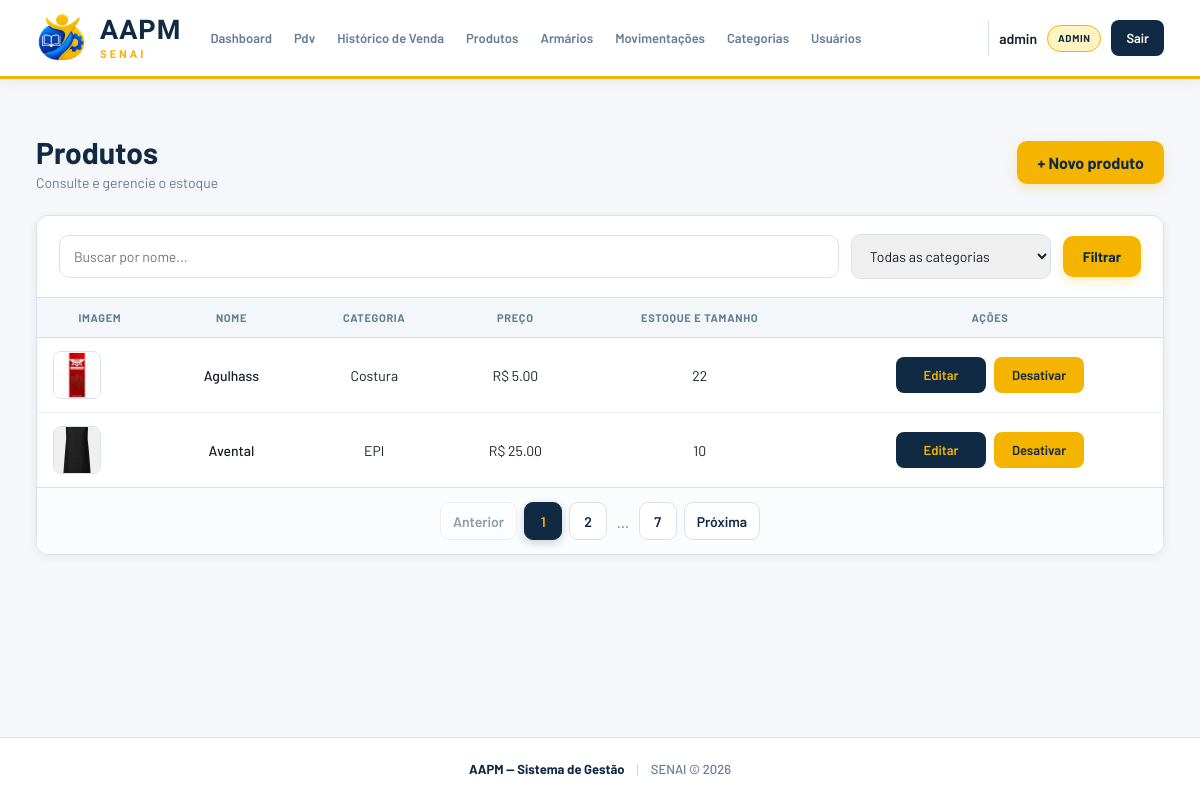
The page /produtos/ (signed in) on the database its author committed.
### app/models/produto.py (models this page shows, shortened)
class Produto(Base):
    __tablename__ = "produtos"
    id = Column(Integer, primary_key=True, autoincrement=True, index=True)
    nome = Column(String(150), nullable=False, index=True)
    preco = Column(Float, nullable=False, default=0.0)
    estoque_atual = Column(Integer, nullable=False, default=0)
    ativo = Column(Boolean, default=True)
    imagem_path = Column(String(255), nullable=True)
    categoria_id = Column(Integer, ForeignKey("categorias.id", ondelete="SET NULL"), nullable=True)
    categoria = relationship("Categoria", back_populates="produtos")
    tamanhos  = relationship("ProdutoTamanho", back_populates="produto", cascade="all, delete-orphan")

### app/models/categoria.py (models this page shows)
class Categoria(Base):
    __tablename__ = "categorias"
    id = Column(Integer, primary_key=True,autoincrement=True, index=True)
    nome = Column(String(100), nullable=False, unique=True)
    ativo = Column(Boolean, default=True)
    produtos = relationship("Produto", back_populates="categoria", lazy="select")

### app/controllers/produto_controller.py (the view)
@router.get("/")
def listar_produtos(
    request: Request,
    busca: str = "",
    categoria_id: int = 0,
    page: int = 1,
    db: Session = Depends(get_db),
    usuario = Depends(get_usuario_logado)
):
    query = db.query(Produto)
    if usuario['role'] != 'admin':
        query = query.filter(Produto.ativo == True)
    if busca:
        query = query.filter(Produto.nome.ilike(f"%{busca}%"))
    if categoria_id:
        query = query.filter(Produto.categoria_id == categoria_id)
    produtos, pagination = paginate(query.order_by(Produto.nome), page)
    categorias = db.query(Categoria).filter(Categoria.ativo == True).all()
    return templates.TemplateResponse(
        request,
        "produtos/index.html",
        {
            "request":      request,
            "usuario":      usuario,
            "produtos":     produtos,
            "categorias":   categorias,
            "pagination":   pagination,
            "busca":        busca,
            "categoria_id": categoria_id,
        }
    )

### app/templates/produtos/index.html (shortened to what this page needs)
{% extends "base.html" %}
{% block extra_css %}
<link rel="stylesheet" href="/static/css/pro-index.css">
<link rel="stylesheet" href="/static/css/list-filter.css?v=1">
<link rel="stylesheet" href="/static/css/list-pages.css?v=1">
{% endblock %}
{% block conteudo %}
<div class="page-header">
  <div>
    <h1 class="page-title">Produtos</h1>
    <p class="page-subtitle">Consulte e gerencie o estoque</p>
  </div>
  {% if usuario['role'] == 'admin' %}
  <a href="/produtos/novo" class="btn-primary">+ Novo produto</a>
  {% endif %}
</div>
<div class="card">
  <form method="get" action="/produtos" class="list-filter">
    <input type="text" name="busca" class="form-input list-filter__search" placeholder="Buscar por nome..." value="{{ busca }}">
    <select name="categoria_id" class="form-input form-select list-filter__select">
      <option value="0">Todas as categorias</option>
    </select>
    <button type="submit" class="btn-primary">
      Filtrar
    </button>
  </form>
  <div class="table-wrapper">
    <table class="table">
      <thead>
        <tr>
          <th>Imagem</th>
          <th>Nome</th>
          <th>Categoria</th>
          <th>Preço</th>
          <th>Estoque e Tamanho</th>
          {% if usuario['role'] == 'admin' %}
          <th>Ações</th>
          {% endif %}
        </tr>
      </thead>
      <tbody>
        {% for p in produtos | sort(attribute='nome', case_sensitive=false) %}
        <tr>
          <td>
            <img src="{{ url_for('static', path=p.imagem_path if p.imagem_path else 'img/sem-foto.png') }}"
              alt="{{ p.nome }}" width="48" height="48">
          </td>
          <td class="produto-nome">
            {{ p.nome }}
          </td>
          <td>
            {{ p.categoria.nome if p.categoria else "—" }}
          </td>
          <td>
            R$ {{ "%.2f"|format(p.preco) }}
          </td>
          <td class="estoque-produto">
            {% if p.tamanhos %}
            <button type="button" class="btn-table" onclick="abrirTamanhos({{ p.id }})">
              Ver tamanhos
            </button>
            <div id="tamanhos-{{ p.id }}" class="produto-tamanhos" style="display:none">
              {% for t in p.tamanhos %}
              <div class="tamanho-info">
                <strong>
                  {{ t.tamanho }}
                </strong>
                <span class="tamanho-estoque">
                  {{ t.estoque }} un.
                </span>
              </div>
              {% endfor %}
            </div>
            {% else %}
            {{ p.estoque_atual }}
            {% endif %}
          </td>
          {% if usuario['role'] == 'admin' %}
          <td class="td-actions">
            <div class="actions-group">
              <a href="/produtos/{{ p.id }}/editar" class="btn-table">
                Editar
              </a>
              <form action="/produtos/{{ p.id }}/desativar" method="post" data-confirm-form data-confirm-title="Tem certeza?" data-confirm-message="Tem certeza que deseja {{ 'desativar' if p.ativo else 'ativar' }} este produto?" data-confirm-label="{{ 'Desativar' if p.ativo else 'Ativar' }}">
                <button type="submit" class="btn-table btn-table--warn">
                  {% if p.ativo %}
                  Desativar
                  {% else %}
                  Ativar
                  {% endif %}
                </button>
              </form>
            </div>
          </td>
          {% endif %}
        </tr>
        {% endfor %}
      </tbody>
    </table>
  </div>
  {% include "paginacao/index.html" %}
</div>
{% endblock %}

### app/static/css/base.css (style rules this page uses)
* { margin: 0; padding: 0; box-sizing: border-box; }
html { scroll-behavior: smooth; }
body { min-height: 100vh; display: flex; flex-direction: column; font-family: "Barlow", sans-serif; background: var(--fundo); color: var(--texto); -webkit-font-smoothing: antialiased; text-rendering: optimizeLegibility; }
:root { --azul: #102A43; --azul-2: #243B53; --azul-3: #486581; --laranja: #F5B400; --laranja-2: #D99F00; --laranja-claro: #FFF3C4; --branco: #FFFFFF; --fundo: #F5F7FA; --fundo-card: #FFFFFF; --texto: #17202A; --texto-secundario: #627D98; --borda: #D9E2EC; --verde: #2F855A; --vermelho: #C53030; --sombra: 0 5px 20px rgba(16, 42, 67, 0.08); --sombra-hover: 0 10px 28px rgba(16, 42, 67, 0.14); --radius: 12px; }
button, input, select, textarea { font-family: inherit; }
button { cursor: pointer; }
a { color: inherit; }
img { max-width: 100%; display: block; }

### app/static/css/pro-index.css (style rules this page uses)
.page-title { font-size: 32px; font-weight: 700; color: var(--azul); }
.page-subtitle { color: var(--texto-secundario); margin-top: 4px; }
.produto-nome { color: var(--texto); font-weight: 500; }
.card { background: var(--branco); border: 1px solid var(--borda); border-radius: 12px; padding: 25px; box-shadow: 0 3px 12px rgba(16, 42, 67, 0.08); }
.card form { display: flex; gap: 12px; flex-wrap: wrap; align-items: center; margin-bottom: 25px; padding: 0; background: none; box-shadow: none; }
.form-input { padding: 12px 14px; border: 1px solid var(--borda); border-radius: 10px; font-size: 14px; }
.form-select { cursor: pointer; }
.btn-primary { display: inline-flex; align-items: center; justify-content: center; padding: 12px 20px; background: linear-gradient(135deg, var(--laranja), var(--laranja)); color: var(--azul); font-weight: 700; border: none; border-radius: 10px; text-decoration: none; box-shadow: 0 4px 12px rgba(245,180,0,.25); transition: .2s; }
.table { width: 100%; border-collapse: collapse; }
.table thead { background: var(--fundo); }
.table th { padding: 14px; color: var(--texto-secundario); border-bottom: 1px solid var(--borda); font-size: 12px; font-weight: 700; text-transform: uppercase; letter-spacing: .06em; white-space: nowrap; }
.table td { padding: 14px; border-bottom: 1px solid var(--borda); vertical-align: middle; }
.table th, .table td { text-align: center; }
.table tbody tr { transition: background 0.2s ease; }
.table tbody tr:last-child td { border-bottom: none; }
.table img { width: 48px; height: 48px; object-fit: cover; border: 1px solid var(--borda); border-radius: 8px; }
.table td a { color: var(--azul); font-weight: 600; text-decoration: none; }
.estoque-produto { text-align: center; }
.td-actions { text-align: center; white-space: nowrap; }
.actions-group { display: flex; align-items: center; justify-content: center; gap: 8px; }
.td-actions form { margin: 0; padding: 0; background: none; border: none; box-shadow: none; display: inline-flex; }
.btn-table { display: inline-flex; align-items: center; justify-content: center; min-width: 90px; height: 36px; border: none; border-radius: 8px; background: var(--azul); color: var(--laranja); font-size: 13px; font-weight: 600; text-decoration: none; cursor: pointer; transition: background .2s ease, transform .2s ease, box-shadow .2s ease; }
.table td a.btn-table { color: var(--laranja); }
.btn-table--warn { background: var(--laranja); color: var(--azul); }

### app/static/css/list-filter.css (style rules this page uses)
.list-filter { display: flex; align-items: center; gap: 1rem; margin-bottom: 1.5rem; flex-wrap: wrap; }
.list-filter .form-input { padding: 12px 14px; border: 1px solid var(--borda); border-radius: 10px; color: var(--texto); font: inherit; font-size: 14px; }
.list-filter__search { flex: 1; min-width: 200px; }
.list-filter__select { width: 200px; cursor: pointer; }
.list-filter .btn-primary { display: inline-flex; align-items: center; justify-content: center; height: auto; padding: 12px 20px; border: none; border-radius: 10px; background: var(--laranja); color: var(--azul) !important; font-size: 14px; font-weight: 700; text-decoration: none; box-shadow: 0 4px 12px rgba(245, 180, 0, .25); transition: transform .2s ease, box-shadow .2s ease; }

### rows shown on the page
Produto: imagem_path (picture), nome "Agulhass", categoria "Costura", preco "5.00", estoque_atual "22", ativo "Desativar"
Produto: imagem_path (picture), nome "Avental", categoria "EPI", preco "25.00", estoque_atual "10", ativo "Desativar"

### other values the page prints
{{ usuario.nome }} "admin"
{{ usuario.role }} "ADMIN"
{{ numero }} "1" "2" "7"
